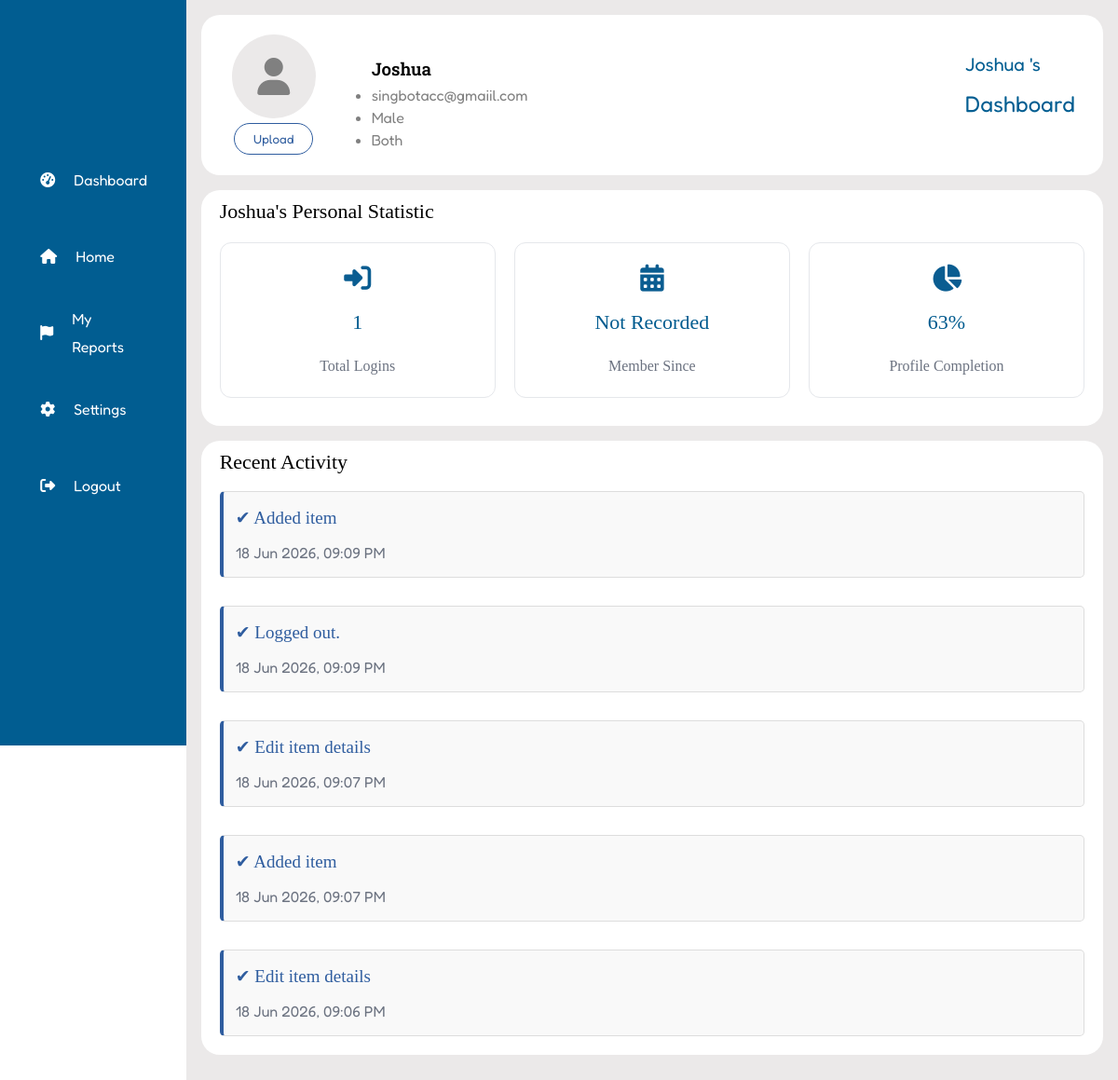
Screenshot of /user_profile (signed in) with the database file from the repository.
### tables this page shows
CREATE TABLE user(
                id INTEGER PRIMARY KEY AUTOINCREMENT,
                email TEXT NOT NULL UNIQUE,
                username TEXT NOT NULL,
                password TEXT NOT NULL,
                gender TEXT NOT NULL,
                role TEXT NOT NULL
                , profile_image TEXT, phone_num TEXT, address TEXT, login_count INTEGER DEFAULT 0, register_time TEXT);

CREATE TABLE activity(
                id INTEGER PRIMARY KEY AUTOINCREMENT,
                user_id INTEGER,
                activity TEXT,
                activity_time TEXT
                );

### app.py (the view)
@app.route("/user_profile")
def profile():
    user_id = session.get('user_id')
    if not user_id:
        return redirect(url_for('login'))
    connect = sqlite3.connect("database.db")
    connect.row_factory = sqlite3.Row  # access column by name
    cursor = connect.cursor()
    cursor.execute("SELECT * FROM user WHERE id = ?", (user_id,))
    user = cursor.fetchone()
    column = user
    filled = sum(1 for f in column if f and str(f).strip() != "" and str(
        f).strip().lower() != "none")
    total = len(column)
    percentage = int((filled/total)*100)
    cursor.execute(
        """SELECT * FROM activity WHERE user_id =? ORDER BY activity_time DESC LIMIT 5""", (user_id,))  # DESC = descending (newest first) only get the 7 latest activity
    recent_activity = cursor.fetchall()
    connect.close()
    return render_template("user_profile.html", username=user["username"] if user else '', email=user["email"] if user else '', phone_num=user["phone_num"] if user else '', role=user["role"] if user else '', gender=user["gender"] if user else '', login_count=user["login_count"] if user else '0', profile_image=user["profile_image"]if user else None, percentage=percentage, register_time=user["register_time"]if user and user["register_time"] else 'Not Recorded', recent_activity=recent_activity)

### templates/user_profile.html (shortened to what this page needs)
<!DOCTYPE html>
<html lang="en"">
<head>
    <link rel="stylesheet" href="/css/layout.css">
    <link rel="stylesheet" href="https://cdnjs.cloudflare.com/ajax/libs/font-awesome/6.4.0/css/all.min.css">
</head>
<body class="userprofile-body">
    <div class="sidebar">
        <div class="logo"></div>
        <ul>
            <li>
                <a href="{{url_for('profile')}}">
                    <i class="fas fa-tachometer-alt"></i>
                </a>
            </li>
            <li>
                <a href="{{ url_for('home_page') }}">
                    <i class="fas fa-home"></i>
                </a>
            </li>
            <li>
                <a href="{{ url_for('my_reports') }}">
                    <i class="fas fa-flag"></i>
                </a>
            </li>
            <li>
                <a href="{{url_for('setting')}}">
                    <i class="fas fa-cog"></i>
                </a>
            </li>
            <li>
                <a href="{{ url_for('logout') }}">
                    <i class="fas fa-sign-out-alt"></i>
                </a>
            </li>
        </ul>
    </div>
    <div class="maincontent">
        <div class="headeroutside">
            <div class="aboutuser">
                <form action="/upload_profile" method="post" enctype="multipart/form-data">
                    <label for="profile_image" class="profile-picture">
                        <i class="fa-solid fa-user" id="default-icon"{% if profile_image %}style="display:none;"{% endif %}></i>
                    </label>
                    <button class="upload-button" type="submit">Upload</button>
                </form>
                <ul class="user-info">
                    <h3>{{ username }}</h3>
                    <li>{{ email }}</li>
                    <li>{{ gender }}</li>
                    <li>{{ role }}</li>
                </ul>
            </div>
            <div class="header-dashboard">
                <span>{{ username }} 's</span>
                <h2>Dashboard</h2>
            </div>
        </div>
        <div class="statistic">
            <h2>{{ username}}'s Personal Statistic</h2>
            <div class="statisticcontainer">
                <div class="statisticcard">
                    <i class="fa-solid fa-right-to-bracket"></i>
                    <h2>{{ login_count }}</h2>
                    <span>Total Logins</span>
                </div>
                <div class="statisticcard">
                    <i class="fa-solid fa-calendar-days"></i>
                    <h2>{{register_time}}</h2>
                    <span>Member Since</span>
                </div>
                <div class="statisticcard">
                    <i class="fa-solid fa-chart-pie"></i>
                    <h2>{{ percentage }}%</h2>
                    <span>Profile Completion</span>
                </div>
            </div>
        </div>
        <div class="recentactivity">
            <h2>Recent Activity</h2>
            <div class="activity">
                {%for activity in recent_activity%}
                    <div class="activitycontent">
                        <p><strong>✔ {{ activity[2]}}</strong></p>
                        <p>{{ activity[3] }}</p>
                    </div>
                {%endfor%}
            </div>
        </div>
    </div>
</body>
</html>

### static/css/layout.css (style rules this page uses)
body { margin: 0; }
button { background-color: #2f5d9f; color: white; border: none; border-radius: 20px; padding: 8px 20px; }
html { scroll-behavior: smooth; }
label { margin-bottom: 5px; font-weight: 500; font-family: "Fredoka", sans-serif; font-optical-sizing: auto; font-weight: 400; font-style: normal; font-variation-settings: "wdth" 100; color: #0f172a; font-size: 14px; }
::placeholder { color: #94a3b8; }
.userprofile-body { margin: 0px; padding:0; border:none; outline: 0; box-sizing: border-box; display: flex; }
.sidebar { font-family: "Fredoka", sans-serif; font-optical-sizing: auto; font-weight: 400; font-style: normal; font-variation-settings:"wdth" 100; position: sticky; top: 0; left: 0; width: 70px; overflow: hidden; height:100vh; background: #015d91; color: white; padding:0 1.7rem; transition: 0.5s; }
.logo { height: 110px; padding:16px; }
.sidebar ul { list-style: none; padding: 0; position: relative; }
.sidebar ul li { margin: 20px 0; border-radius: 10px; transition: all 0.5s ease-in-out; padding: 1rem; height: 30px; align-items: center; display: flex; }
.sidebar ul li a { display: flex; align-items: center; gap: 20px; line-height: 30px; text-decoration: none; color: white; }
.maincontent { position: relative; background: #ebe9e9; width:100%; padding: 16px; }
.headeroutside { display: flex; justify-content: space-between; align-items: center; background: white; border-radius: 20px; padding: 10px 20px; margin-bottom: 16px; }
.header-dashboard span, .header-dashboard h2 { font-family: "Fredoka", sans-serif; font-optical-sizing: auto; font-weight: 400; font-style: normal; font-variation-settings:"wdth" 100; color: #015d91; line-height: 1.0; padding-right: 10px; }
.header-dashboard span { font-size:20px; }
.profile-picture { width:90px; height:90px; border-radius: 50%; cursor:pointer; background: #ebe9e9; display: flex; justify-content: center; align-items: center; margin-left: 13px; overflow: hidden; }
#default-icon { font-size: 40px; color: gray; }
.aboutuser { display: flex; gap: 20px; align-items: center; }
.user-info li { font-family: "Fredoka", sans-serif; font-optical-sizing: auto; font-weight: 400; font-style: normal; font-variation-settings:"wdth" 100; color: gray; margin: 0; line-height: 1.5; }
.user-info h3 { font-family: "Roboto Slab", serif; font-optical-sizing: auto; font-weight: 600; font-style: normal; margin-bottom: 4px; }
.statistic { background: white; border-radius: 20px; padding: 10px 20px; margin-bottom: 16px; }
.statistic h2 { font-family: "DM Serif Text", serif; font-weight: 500; font-style: normal; margin-top: 0; font-size: 22px; }
.statisticcontainer { display: flex; gap: 20px; margin-top: 20px; }
.statisticcard { background: #fff; border-radius: 12px; border:1px solid #e5e7eb; padding: 20px; display: flex; align-items: center; gap: 15px; flex: 1; flex-direction: column; justify-content: center; min-height: 125px; transition:0.3s; margin-bottom: 20px; }
.statisticcard h2 { margin: 0; color: #005b8f; font-family: "DM Serif Text", serif; font-weight: 500; font-style: normal; font-size: 22px; }
.statisticcard span { margin-top:10px; color: #6b7280; }
.statisticcard i { color:#0a5d91; margin-bottom: 5px; font-size:29px; }
.recentactivity { background: white; border-radius: 20px; padding: 10px 20px; margin-bottom: 16px; }
.recentactivity h2 { font-family: "DM Serif Text", serif; font-weight: 500; font-style: normal; margin-top: 0; font-size: 22px; }
.activity { display: flex; gap: 20px; flex-direction: column; }
.activitycontent { border: 1px solid #ddd; border-radius: 5px; background: #f9f9f9; border-left: 4px solid #2f5d9f; padding-left: 13px; margin-bottom: 10px; }
.activitycontent strong { font-family: "DM Serif Text", serif; font-weight: 500; font-style: normal; font-size: 19px; color: #2f5d9f; }
.activitycontent p { color: #6b7280; font-family: "Fredoka", sans-serif; font-optical-sizing: auto; font-weight: 400; font-style: normal; font-variation-settings:"wdth" 100; }
.upload-button { background-color: white; color: #2f5d9f; border: 1.5px solid #2f5d9f; border-radius: 20px; padding: 8px 20px; margin-left: 15px; font-family: "Fredoka", sans-serif; font-optical-sizing: auto; font-weight: 400; font-style: normal; font-variation-settings:"wdth" 100; }

### rows the page displays
user: email "singbotacc@gmaiil.com", role "Both", username "Joshua"
activity: activity "Added item", activity_time "18 Jun 2026, 09:09 PM"
activity: activity "Logged out.", activity_time "18 Jun 2026, 09:09 PM"
activity: activity "Edit item details", activity_time "18 Jun 2026, 09:07 PM"
activity: activity "Added item", activity_time "18 Jun 2026, 09:07 PM"
activity: activity "Edit item details", activity_time "18 Jun 2026, 09:06 PM"

### other values shown
{{ register_time }} "Not Recorded"
{{ percentage }} "63"
